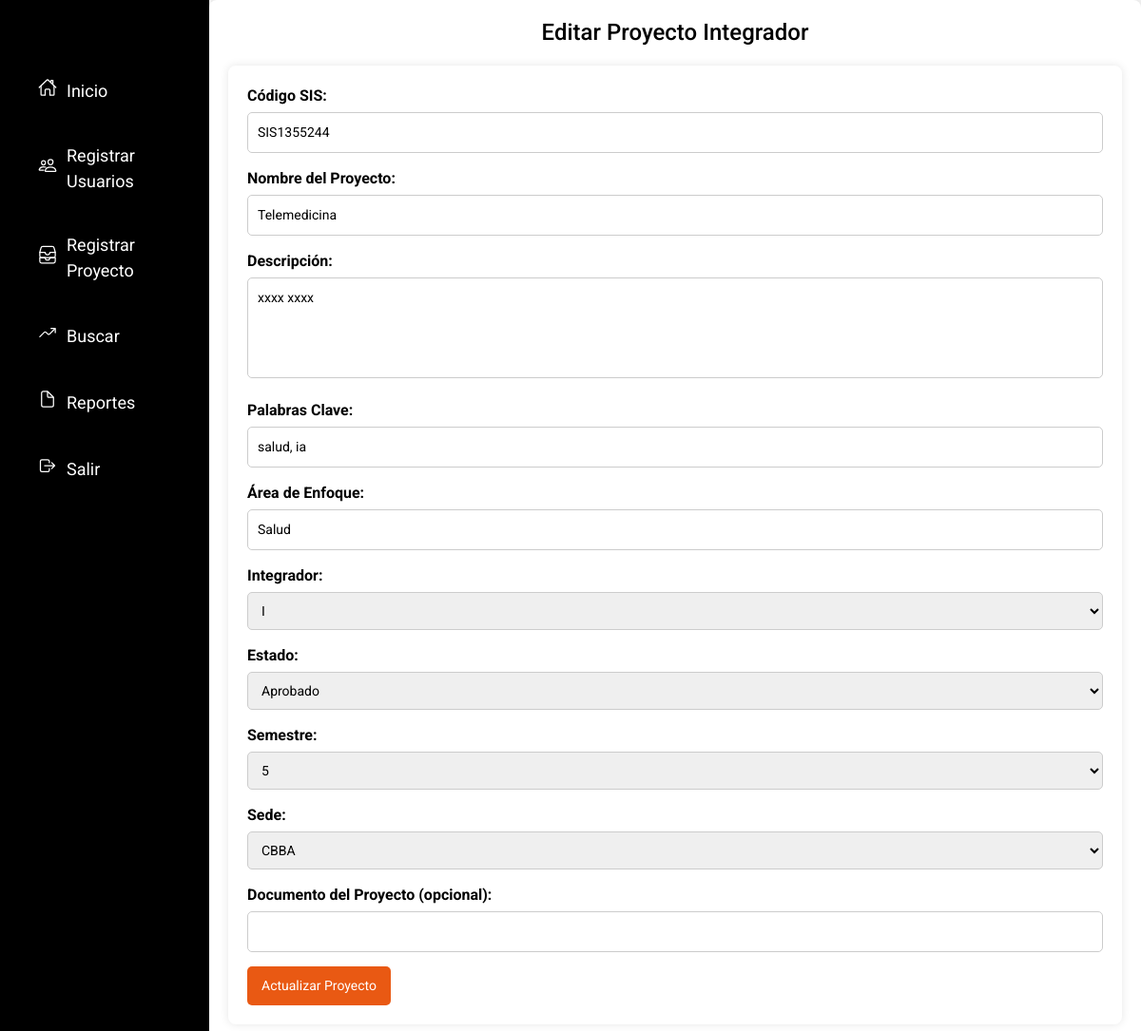
The page /vista/editar_proyecto.php?id=1 (signed in) on the database its author committed.
### tables this page shows
CREATE TABLE IF NOT EXISTS `proyectos_integradores` (
  `id_proyecto` int NOT NULL AUTO_INCREMENT,
  `codigo_sis` varchar(20) NOT NULL,
  `nombre_proyecto` varchar(255) NOT NULL,
  `descripcion` text,
  `palabras_clave` varchar(255) DEFAULT NULL,
  `area_enfoque` varchar(100) DEFAULT NULL,
  `integrador` enum('I','II','III','Final') NOT NULL,
  `estado` enum('aprobado','propuesto','rechazado','cancelado','en_progreso') NOT NULL,
  `semestre` enum('1','2','3','4','5','6','7','8','9') NOT NULL,
  `sede` enum('CBBA','La Paz','El Alto','Santa Cruz') NOT NULL,
  `documento_proyecto` varchar(255) DEFAULT NULL,
  `id_usuario` int DEFAULT NULL,
  PRIMARY KEY (`id_proyecto`),
  KEY `id_usuario` (`id_usuario`)
);

### modelo/modelo.php (called while the page is built, shortened)
<?php
class DB {
    private $pdo = null;
    function __construct () {
        $this->pdo = new PDO(
            "mysql:host=".DB_HOST.";port=".DB_PORT.";dbname=".DB_NAME.";charset=".DB_CHARSET,
            DB_USER, DB_PASSWORD, [
            PDO::ATTR_ERRMODE => PDO::ERRMODE_EXCEPTION,
            PDO::ATTR_DEFAULT_FETCH_MODE => PDO::FETCH_ASSOC
        ]);
    }
    public function obtenerProyectoPorId($id_proyecto) {
      $sql = "SELECT * FROM proyectos_integradores WHERE id_proyecto = ?";
      $stmt = $this->pdo->prepare($sql);
      $stmt->execute([$id_proyecto]);
      return $stmt->fetch();
    }
}
$_DB = new DB();
?>

### vista/editar_proyecto.php (the view, shortened to what this page needs)
<?php
require_once "../modelo/modelo.php";
if (isset($_GET['id'])) {
    $id_proyecto = $_GET['id'];
    $proyecto = $_DB->obtenerProyectoPorId($id_proyecto);
} else {
    header("Location: buscar.php");
    exit;
}
?>
<!DOCTYPE html>
<html lang="es">
<head>
    <link rel="stylesheet" href="../css/style.css">
    <link rel="stylesheet" href="https://stackpath.bootstrapcdn.com/bootstrap/4.5.2/css/bootstrap.min.css">
</head>
<body>
    <div class="navigation">
        <ul>
            <li class="list">
                <a href="index.php">
                    <span class="icon"><ion-icon name="home-outline"></ion-icon></span>
                    <span class="title">Inicio</span>
                </a>
            </li>
            <li class="list">
                <a href="registro.php">
                    <span class="icon"><ion-icon name="people-outline"></ion-icon></span>
                    <span class="title">Registrar Usuarios</span>
                </a>
            </li>
            <li class="list">
                <a href="new_proyecto.php">
                    <span class="icon"><ion-icon name="file-tray-stacked-outline"></ion-icon></span>
                    <span class="title">Registrar Proyecto</span>
                </a>
            </li>
            <li class="list">
                <a href="buscar.php">
                    <span class="icon"><ion-icon name="trending-up-outline"></ion-icon></span>
                    <span class="title">Buscar</span>
                </a>
            </li>
            <li class="list">
                <a href="reportes.php">
                    <span class="icon"><ion-icon name="document-outline"></ion-icon></span>
                    <span class="title">Reportes</span>
                </a>
            </li>
            <li class="list">
                <a href="../controlador/logout.php">
                    <span class="icon"><ion-icon name="log-out-outline"></ion-icon></span>
                    <span class="title">Salir</span>
                </a>
            </li>
        </ul>
    </div>
    <div class="container">
        <h1>Editar Proyecto Integrador</h1>
        <div class="form-container">
            <form action="../controlador/ctrl_editar_proyecto.php" method="POST">
                <label for="codigo_sis">Código SIS:</label>
                <input type="text" name="codigo_sis" value="<?= $proyecto['codigo_sis'] ?>" required>
                <label for="nombre_proyecto">Nombre del Proyecto:</label>
                <input type="text" name="nombre_proyecto" value="<?= $proyecto['nombre_proyecto'] ?>" required>
                <label for="descripcion">Descripción:</label>
                <textarea name="descripcion" rows="4"><?= $proyecto['descripcion'] ?></textarea>
                <label for="palabras_clave">Palabras Clave:</label>
                <input type="text" name="palabras_clave" value="<?= $proyecto['palabras_clave'] ?>">
                <label for="area_enfoque">Área de Enfoque:</label>
                <input type="text" name="area_enfoque" value="<?= $proyecto['area_enfoque'] ?>">
                <label for="integrador">Integrador:</label>
                <select name="integrador" required>
                    <option value="I" <?= $proyecto['integrador'] == 'I' ? 'selected' : '' ?>>I</option>
                </select>
                <label for="estado">Estado:</label>
                <select name="estado" required>
                    <option value="aprobado" <?= $proyecto['estado'] == 'aprobado' ? 'selected' : '' ?>>Aprobado</option>
                </select>
                <label for="semestre">Semestre:</label>
                <select name="semestre" required>
                    <?php for ($i = 1; $i <= 9; $i++): ?>
                        <option value="<?= $i ?>" <?= $proyecto['semestre'] == $i ? 'selected' : '' ?>><?= $i ?></option>
                    <?php endfor; ?>
                </select>
                <label for="sede">Sede:</label>
                <select name="sede" required>
                    <option value="CBBA" <?= $proyecto['sede'] == 'CBBA' ? 'selected' : '' ?>>CBBA</option>
                </select>
                <label for="documento_proyecto">Documento del Proyecto (opcional):</label>
                <input type="text" name="documento_proyecto" value="<?= $proyecto['documento_proyecto'] ?>">
                <button type="submit">Actualizar Proyecto</button>
            </form>
        </div>
    </div>
</body>
</html>

### css/style.css (style rules this page uses)
:root { --naranja: #FFA500; --negro1: #000000; --blanco: #FFFFFF; --gris: #f5f5f5; }
* { margin: 0; padding: 0; box-sizing: border-box; }
body { font-family: 'Roboto', sans-serif; background-color: #ffffff; color: #333333; }
.navigation { width: 250px; height: 100vh; background-color: #333333; padding: 20px; position: fixed; left: 0; top: 0; }
.navigation ul { list-style: none; margin-top: 50px; }
.navigation ul li { margin-bottom: 20px; }
.navigation ul li a { text-decoration: none; color: #ffffff; font-size: 18px; display: flex; align-items: center; }
.navigation ul li a .icon { margin-right: 10px; font-size: 20px; }

### vista/editar_proyecto.php (style rules this page uses)
body { font-family: 'Roboto', sans-serif; background-color: #f4f4f4; margin: 0; padding: 0; }
.container { width: calc(100% - 220px); margin-left: 220px; padding: 20px; background-color: #fff; box-shadow: 0 0 10px rgba(0, 0, 0, 0.1); border-radius: 8px; }
.navigation { width: 220px; height: 100%; position: fixed; background-color: #000; color: #fff; top: 0; left: 0; padding-top: 20px; }
.navigation ul { list-style: none; padding: 0; }
.navigation ul li { padding: 10px 20px; }
.navigation ul li a { color: #fff; text-decoration: none; }
h1 { font-size: 24px; color: #000; margin-bottom: 20px; text-align: center; }
.form-container { background-color: #fff; padding: 20px; border-radius: 8px; box-shadow: 0 0 10px rgba(0, 0, 0, 0.1); }
.form-container label { font-weight: bold; margin-bottom: 5px; display: block; color: #000; }
.form-container input, .form-container select, .form-container textarea { width: 100%; padding: 10px; margin-bottom: 15px; border: 1px solid #ccc; border-radius: 5px; font-size: 14px; }
.form-container textarea { resize: none; }
.form-container button { background-color: #e95913; color: #fff; border: none; padding: 10px 15px; border-radius: 5px; font-size: 14px; cursor: pointer; transition: background-color 0.3s ease; }

### rows shown on the page
proyectos_integradores: codigo_sis "SIS1355244", nombre_proyecto "Telemedicina", descripcion "xxxx xxxx", palabras_clave "salud, ia", area_enfoque "Salud", integrador "I", estado "Aprobado", semestre "5", sede "CBBA"
